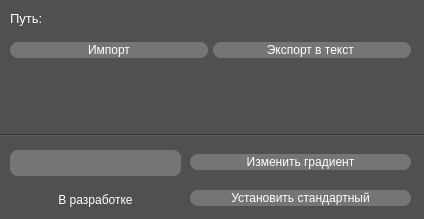
<?xml version="1.0" encoding="UTF-8"?>
<ui version="4.0">
 <class>MainWindow</class>
 <widget class="QMainWindow" name="MainWindow">
  <property name="enabled">
   <bool>true</bool>
  </property>
  <property name="geometry">
   <rect>
    <x>0</x>
    <y>0</y>
    <width>424</width>
    <height>219</height>
   </rect>
  </property>
  <property name="windowTitle">
   <string>MainWindow</string>
  </property>
  <widget class="QWidget" name="centralwidget">
   <property name="styleSheet">
    <string notr="true">QWidget{
background: #505050;
}</string>
   </property>
   <widget class="QWidget" name="horizontalLayoutWidget">
    <property name="geometry">
     <rect>
      <x>10</x>
      <y>30</y>
      <width>401</width>
      <height>41</height>
     </rect>
    </property>
    <layout class="QHBoxLayout" name="horizontalLayout" stretch="0,0">
     <property name="spacing">
      <number>5</number>
     </property>
     <property name="sizeConstraint">
      <enum>QLayout::SetDefaultConstraint</enum>
     </property>
     <property name="bottomMargin">
      <number>0</number>
     </property>
     <item>
      <widget class="QPushButton" name="loadbutton">
       <property name="font">
        <font>
         <bold>false</bold>
        </font>
       </property>
       <property name="cursor">
        <cursorShape>PointingHandCursor</cursorShape>
       </property>
       <property name="styleSheet">
        <string notr="true">QPushButton{
    background-color: #757575;
	color: #FFFFFF;
   border-style: outset;
    padding: 1px;
	border-radius: 8px;
}</string>
       </property>
       <property name="text">
        <string>Импорт</string>
       </property>
      </widget>
     </item>
     <item>
      <widget class="QPushButton" name="ecsport">
       <property name="maximumSize">
        <size>
         <width>2000000</width>
         <height>16777215</height>
        </size>
       </property>
       <property name="sizeIncrement">
        <size>
         <width>0</width>
         <height>0</height>
        </size>
       </property>
       <property name="baseSize">
        <size>
         <width>0</width>
         <height>0</height>
        </size>
       </property>
       <property name="font">
        <font/>
       </property>
       <property name="cursor">
        <cursorShape>PointingHandCursor</cursorShape>
       </property>
       <property name="styleSheet">
        <string notr="true">QPushButton{
    background-color: #757575;
	color: #FFFFFF;
   border-style: outset;
    padding: 1px;
	border-radius: 8px;
}</string>
       </property>
       <property name="text">
        <string>Экспорт в текст </string>
       </property>
      </widget>
     </item>
    </layout>
   </widget>
   <widget class="Line" name="line">
    <property name="geometry">
     <rect>
      <x>-23</x>
      <y>120</y>
      <width>451</width>
      <height>31</height>
     </rect>
    </property>
    <property name="orientation">
     <enum>Qt::Horizontal</enum>
    </property>
   </widget>
   <widget class="QLabel" name="label">
    <property name="geometry">
     <rect>
      <x>10</x>
      <y>10</y>
      <width>401</width>
      <height>16</height>
     </rect>
    </property>
    <property name="font">
     <font>
      <pointsize>10</pointsize>
     </font>
    </property>
    <property name="styleSheet">
     <string notr="true">color: #FFFFFF;</string>
    </property>
    <property name="text">
     <string>Путь:</string>
    </property>
   </widget>
   <widget class="QLabel" name="finish">
    <property name="geometry">
     <rect>
      <x>170</x>
      <y>70</y>
      <width>161</width>
      <height>41</height>
     </rect>
    </property>
    <property name="font">
     <font>
      <pointsize>20</pointsize>
     </font>
    </property>
    <property name="styleSheet">
     <string notr="true">color: #FFFFFF;</string>
    </property>
    <property name="text">
     <string/>
    </property>
   </widget>
   <widget class="QLineEdit" name="lineEdit">
    <property name="geometry">
     <rect>
      <x>10</x>
      <y>150</y>
      <width>171</width>
      <height>26</height>
     </rect>
    </property>
    <property name="styleSheet">
     <string notr="true">    background-color: #757575;
	color: #FFFFFF;
   border-style: outset;
    padding: 1px;
	border-radius: 8px;</string>
    </property>
   </widget>
   <widget class="QWidget" name="verticalLayoutWidget">
    <property name="geometry">
     <rect>
      <x>190</x>
      <y>140</y>
      <width>221</width>
      <height>80</height>
     </rect>
    </property>
    <layout class="QVBoxLayout" name="verticalLayout">
     <item>
      <widget class="QPushButton" name="pushButton_2">
       <property name="cursor">
        <cursorShape>PointingHandCursor</cursorShape>
       </property>
       <property name="styleSheet">
        <string notr="true">    background-color: #757575;
	color: #FFFFFF;
   border-style: outset;
    padding: 1px;
	border-radius: 8px;</string>
       </property>
       <property name="text">
        <string>Изменить градиент</string>
       </property>
      </widget>
     </item>
     <item>
      <widget class="QPushButton" name="pushButton">
       <property name="cursor">
        <cursorShape>PointingHandCursor</cursorShape>
       </property>
       <property name="styleSheet">
        <string notr="true">    background-color: #757575;
	color: #FFFFFF;
   border-style: outset;
    padding: 1px;
	border-radius: 8px;</string>
       </property>
       <property name="text">
        <string>Установить стандартный</string>
       </property>
      </widget>
     </item>
    </layout>
   </widget>
   <widget class="QLabel" name="label_2">
    <property name="geometry">
     <rect>
      <x>10</x>
      <y>190</y>
      <width>171</width>
      <height>20</height>
     </rect>
    </property>
    <property name="styleSheet">
     <string notr="true">
	color: #FFFFFF;
</string>
    </property>
    <property name="text">
     <string>&lt;html&gt;&lt;head/&gt;&lt;body&gt;&lt;p align=&quot;center&quot;&gt;В разработке&lt;/p&gt;&lt;/body&gt;&lt;/html&gt;</string>
    </property>
   </widget>
  </widget>
 </widget>
 <resources/>
 <connections/>
</ui>
